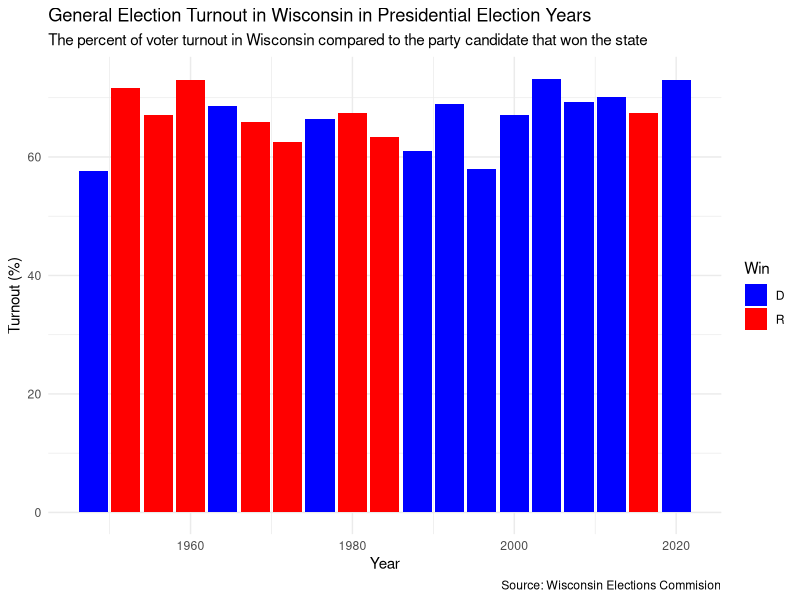

Write the R code that produced this figure.
## ---- chunk 1
library(tidyverse)
library(ggplot2)
library(dplyr)

data <- read_csv('VoteData.csv')

data <- data |>
  dplyr::select(Year, `General Election Turnout`, Win) |>
  mutate(`General Election Turnout` = as.numeric(gsub("%", "", `General Election Turnout`)))

ggplot(data, aes(x = Year, y = `General Election Turnout`, fill = Win)) +
  geom_bar(stat = "identity") +
  labs(
    title = "General Election Turnout in Wisconsin in Presidential Election Years",
    subtitle  = "The percent of voter turnout in Wisconsin compared to the party candidate that won the state",
    x = "Year",
    y = "Turnout (%)",
    caption = "Source: Wisconsin Elections Commision"
  ) +
  scale_fill_manual(values = c("D" = "blue", "R" = "red")) +
  theme_minimal()
## ---- chunk 2
library(tidyverse)
library(broom)
library(knitr)

data <- read_csv('VoteData.csv')
vote_share_data <- read_csv('WiscVotingData.csv')

data <- data |>
  mutate(
    `General Election Turnout` = as.numeric(gsub("%", "", `General Election Turnout`))
  ) |>
  select(Year, `General Election Turnout`)

vote_share_data <- vote_share_data |>
  mutate(
    `Dem Perc` = as.numeric(gsub("%", "", `Dem Perc`))
  ) |>
  select(Year, `Dem Perc`)

combined_data <- data |>
  inner_join(vote_share_data, by = "Year")

model <- lm(`Dem Perc` ~ `General Election Turnout`, data = combined_data)

regression_table <- tidy(model) |>
  select(term, estimate, std.error, statistic, p.value) |>
  knitr::kable(
    col.names = c("Term", "Estimate", "Std. Error", "t value", "P value"),
    caption = "Regression Analysis of Voter Turnout on Democratic Vote Share"  )

regression_table
